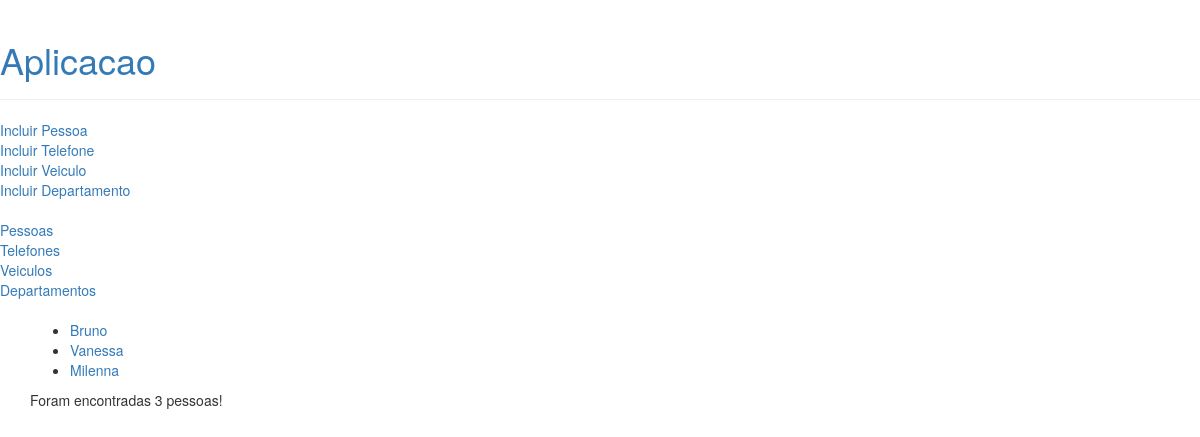
Page /pessoas/ on the earlier database version.
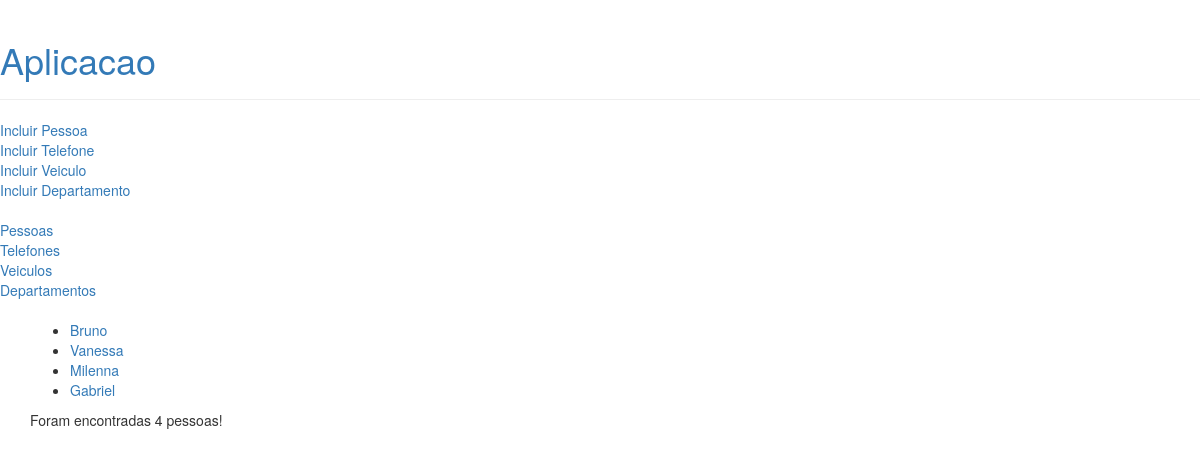
Same page on the later database version.
### aplicacao/models.py (models this page shows, shortened)
class Pessoa(models.Model):
    nome = models.CharField(max_length=30)
    sobrenome = models.CharField(max_length=30)
    idade = models.IntegerField(null=True)
    cpf = models.IntegerField(null=True)
    depto_atual = models.ForeignKey(
        Departamento,
        on_delete=models.RESTRICT,
        null=True
    )
    hist_deptos = models.ManyToManyField(
        Departamento,
        related_name='hist_pessoa_depto'
    )
    depto_chefia = models.OneToOneField(
        Departamento,
        on_delete=models.RESTRICT,
        null=True,
        related_name='chefia_dpto',
        blank=True
    )
    OPCOES_SEXO = [
        ('M','Masculino'),
        ('F','Feminino'),
        ('I','Indefinido')
    ]
    sexo = models.CharField(
        max_length=1,
        choices=OPCOES_SEXO,
        default='I'
    )
    objects = PessoaManager()

### aplicacao/views/viewspessoas.py (the view)
# urls.py: path('pessoas/', viewspessoas.pessoas, name='pessoas'),
def pessoas(request):
    db_pessoas = Pessoa.objects.todos().values()
    payload = { 'todaspessoas' : list(db_pessoas) }
    template = loader.get_template('pessoa/listarpessoas.html')
    return HttpResponse(template.render(payload, request))

### aplicacao/models.py (called while the page is built)
    def todos(self):
        result = self.all()
        return result

### aplicacao/templates/pessoa/listarpessoas.html
{% extends 'base.html' %}
{% block content %}
	{% if todaspessoas %}
		<ul>
		{% for p in todaspessoas %}
			<li><a href="/aplicacao/pessoa/{{ p.id }}">{{ p.nome }}</a></li>
		{% endfor %}
        </ul>
		<footer>Foram encontradas {{ todaspessoas | length }} pessoas!</footer>
	{% else %}
		<p>Não há pessoas cadastradas na aplicacão.</p>
	{% endif %}
{% endblock %}

Differences in the rows shown:
added Pessoa: nome "Gabriel"
Other differences:
{{ todaspessoas | length }}: "3" → "4"
